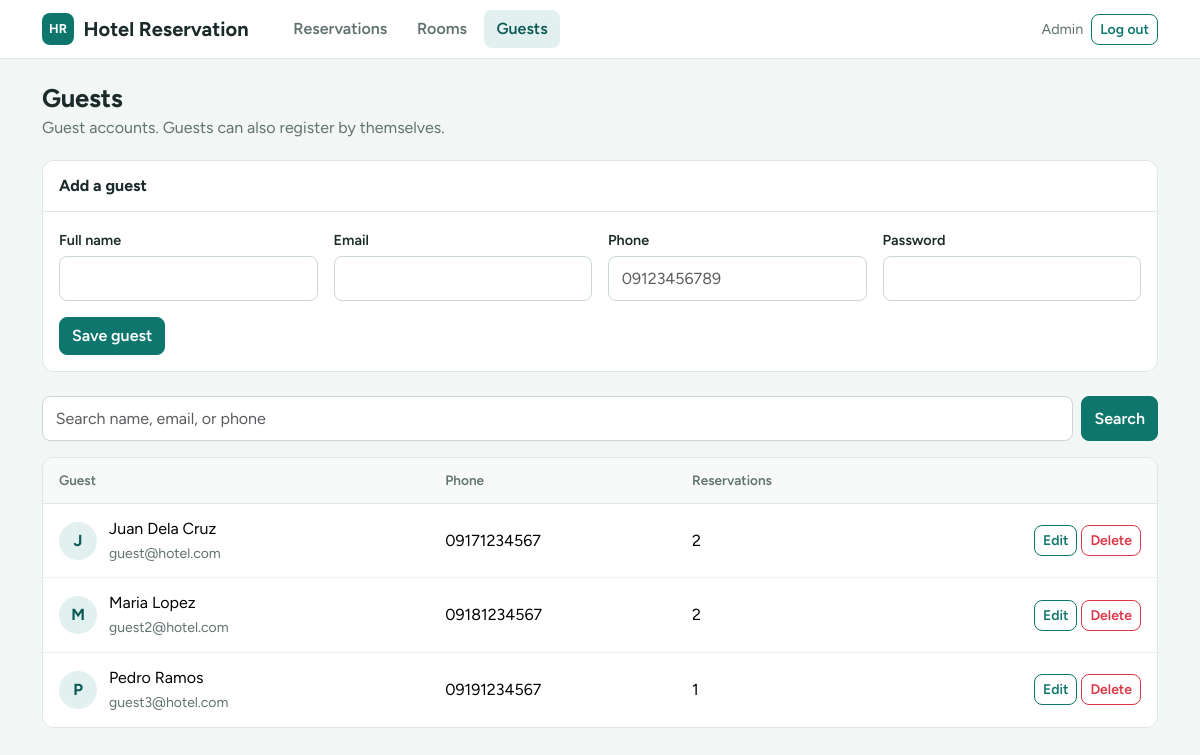
/admin/guests.php (signed in), run on the app's committed database.
### tables this page shows
CREATE TABLE users (
  id INT AUTO_INCREMENT PRIMARY KEY,
  name VARCHAR(100) NOT NULL,
  email VARCHAR(150) NOT NULL UNIQUE,
  password VARCHAR(255) NOT NULL,
  role ENUM('admin','guest') NOT NULL DEFAULT 'guest',
  phone VARCHAR(30) NULL,
  created_at TIMESTAMP DEFAULT CURRENT_TIMESTAMP
);

### connection.php (called while the page is built, shortened)
<?php
function h($text) {
    return htmlspecialchars($text);
}
?>

### admin/guests.php (the view, shortened to what this page needs)
<?php
include '../connection.php';
$id = 0;
$name = "";
$email = "";
$phone = "";
$search = isset($_GET['q']) ? trim($_GET['q']) : "";
$q = mysqli_real_escape_string($conn, $search);
$sql = "SELECT u.*, (SELECT COUNT(*) FROM reservations x WHERE x.guest_id = u.id) AS stays
        FROM users u
        WHERE u.role = 'guest' AND (u.name LIKE '%$q%' OR u.email LIKE '%$q%' OR u.phone LIKE '%$q%')
        ORDER BY u.name";
$guests = mysqli_query($conn, $sql);
include '../header.php';
?>
<div class="page-head">
  <div>
    <h1>Guests</h1>
    <p>Guest accounts. Guests can also register by themselves.</p>
  </div>
</div>
<div class="card mb-4">
  <div class="card-header"><?php echo ($id > 0) ? "Edit guest" : "Add a guest"; ?></div>
  <div class="card-body">
    <form method="POST" class="row g-3">
      <div class="col-md-3">
        <label class="form-label">Full name</label>
        <input type="text" name="name" class="form-control" value="<?= h($name) ?>" required>
      </div>
      <div class="col-md-3">
        <label class="form-label">Email</label>
        <input type="email" name="email" class="form-control" value="<?= h($email) ?>" required>
      </div>
      <div class="col-md-3">
        <label class="form-label">Phone</label>
        <input type="text" name="phone" class="form-control" placeholder="09123456789" value="<?= h($phone) ?>"
               pattern="09[0-9]{9}" maxlength="11" inputmode="numeric"
               title="Must start with 09 and have exactly 11 digits" required>
      </div>
      <div class="col-md-3">
        <label class="form-label">Password <?php if ($id > 0) echo '<span class="text-muted fw-normal">(blank = keep)</span>'; ?></label>
        <input type="password" name="password" class="form-control" <?php if ($id == 0) echo 'required'; ?>>
      </div>
      <div class="col-12 d-flex gap-2">
        <button type="submit" name="save" class="btn btn-primary">Save guest</button>
      </div>
    </form>
  </div>
</div>
<form class="d-flex gap-2 mb-3" method="GET">
  <input class="form-control" type="search" name="q" placeholder="Search name, email, or phone" value="<?= h($search) ?>">
  <button type="submit" class="btn btn-primary">Search</button>
</form>
<div class="table-card">
  <div class="table-responsive">
    <table class="table align-middle">
      <thead><tr><th>Guest</th><th>Phone</th><th>Reservations</th><th></th></tr></thead>
      <tbody>
      <?php while ($row = mysqli_fetch_assoc($guests)) { ?>
        <tr>
          <td>
            <div class="person">
              <span class="avatar"><?= h(strtoupper(substr($row['name'], 0, 1))) ?></span>
              <div><?= h($row['name']) ?><br><small><?= h($row['email']) ?></small></div>
            </div>
          </td>
          <td><?= h($row['phone']) ?></td>
          <td><?= $row['stays'] ?></td>
          <td class="text-end text-nowrap">
            <a class="btn btn-sm btn-outline-primary" href="guests.php?edit=<?= $row['id'] ?>">Edit</a>
            <form method="POST" class="d-inline" onsubmit="return confirm('Delete this guest and all their reservations?')">
              <button type="submit" name="delete" class="btn btn-sm btn-outline-danger">Delete</button>
            </form>
          </td>
        </tr>
      <?php } ?>
      </tbody>
    </table>
  </div>
</div>
<?php include '../footer.php'; ?>

### assets/style.css (style rules this page uses)
:root { --bh-ink: #1b2b2a; --bh-muted: #5f7270; --bh-line: #dfe7e5; --bh-bg: #f2f6f5; --bh-teal: #0f766e; --bh-teal-dark: #0b5a54; --bh-brass: #e8b04a; --bs-body-font-family: 'Figtree', system-ui, -apple-system, 'Segoe UI', Roboto, sans-serif; --bs-body-color: var(--bh-ink); --bs-link-color: var(--bh-teal); --bs-link-hover-color: var(--bh-teal-dark); }
body { background: var(--bh-bg); }
h1, h2, h3, h4, h5 { letter-spacing: -0.01em; }
.btn { border-radius: 8px; font-weight: 600; }
.btn-primary { --bs-btn-bg: var(--bh-teal); --bs-btn-border-color: var(--bh-teal); --bs-btn-hover-bg: var(--bh-teal-dark); --bs-btn-hover-border-color: var(--bh-teal-dark); --bs-btn-active-bg: var(--bh-teal-dark); --bs-btn-active-border-color: var(--bh-teal-dark); --bs-btn-disabled-bg: var(--bh-teal); --bs-btn-disabled-border-color: var(--bh-teal); }
.btn-outline-primary { --bs-btn-color: var(--bh-teal); --bs-btn-border-color: var(--bh-teal); --bs-btn-hover-bg: var(--bh-teal); --bs-btn-hover-border-color: var(--bh-teal); --bs-btn-active-bg: var(--bh-teal-dark); --bs-btn-active-border-color: var(--bh-teal-dark); }
.form-control, .form-select { border-radius: 8px; border-color: #cbd7d4; padding: .6rem .8rem; }
.form-label { font-weight: 600; font-size: .9rem; margin-bottom: .3rem; }
.page-head { display: flex; flex-wrap: wrap; justify-content: space-between; align-items: flex-end; gap: .75rem; margin-bottom: 1.25rem; }
.page-head h1 { margin: 0; font-size: 1.6rem; font-weight: 700; }
.page-head p { margin: .15rem 0 0; color: var(--bh-muted); }
.card { border: 1px solid var(--bh-line); border-radius: 12px; box-shadow: none; }
.card-header { background: #fff; border-bottom: 1px solid var(--bh-line); font-weight: 700; padding: .8rem 1rem; border-radius: 12px 12px 0 0 !important; }
.table-card { background: #fff; border: 1px solid var(--bh-line); border-radius: 12px; overflow: hidden; }
.table-card .table { margin: 0; --bs-table-bg: #fff; }
.table-card thead th { background: #f7faf9; color: var(--bh-muted); font-size: .85rem; font-weight: 600; border-bottom: 1px solid var(--bh-line); padding: .75rem 1rem; }
.table-card td { padding: .8rem 1rem; border-color: #edf2f1; }
.table-card tbody tr:last-child td { border-bottom: 0; }
.person { display: flex; align-items: center; gap: .75rem; }
.avatar { width: 38px; height: 38px; border-radius: 50%; background: #e2f1ef; color: var(--bh-teal-dark); display: inline-flex; align-items: center; justify-content: center; font-weight: 700; flex-shrink: 0; }
.person small { color: var(--bh-muted); }

### data on the page
users: name "J", name "Juan Dela Cruz", email "guest@hotel.com", phone "09171234567", stays "2"
users: name "M", name "Maria Lopez", email "guest2@hotel.com", phone "09181234567", stays "2"
users: name "P", name "Pedro Ramos", email "guest3@hotel.com", phone "09191234567", stays "1"

### other printed values
$_SESSION['name'] "Admin"
